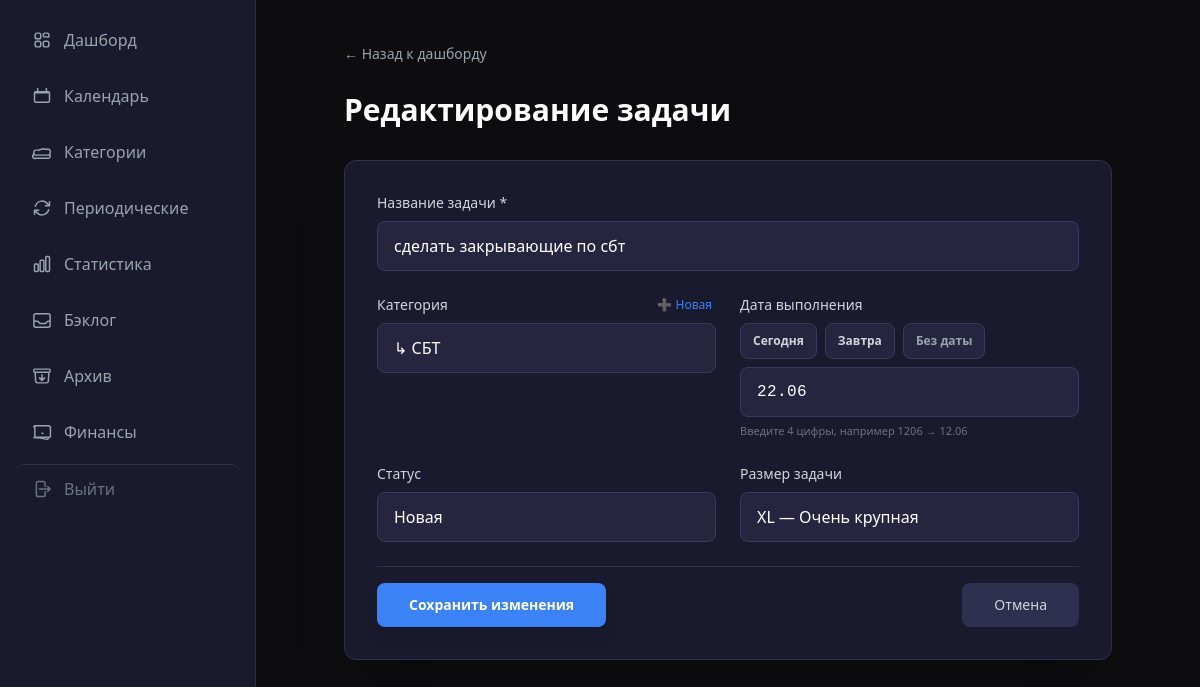
Page /tasks/443/edit on the committed database.
### app/models/task.py (models this page shows)
class Task(Base):
    __tablename__ = "tasks"
    id = Column(Integer, primary_key=True, index=True)
    title = Column(String(500), nullable=False)
    description = Column(String, default="")
    category_id = Column(Integer, ForeignKey("categories.id"), nullable=True, index=True)
    status = Column(String(20), default="новая", index=True)  # новая/в_работе/выполнена/отложена
    priority = Column(String(20), default="средний")  # низкий/средний/высокий
    due_date = Column(Date, nullable=True, index=True)
    due_time = Column(Time, nullable=True) # Время встречи
    created_at = Column(DateTime(timezone=True), server_default=func.now())
    completed_at = Column(DateTime(timezone=True), nullable=True)
    source = Column(String(20), default="web")  # telegram/web/screenshot
    parent_task_id = Column(Integer, ForeignKey("tasks.id"), nullable=True, index=True)
    is_archived = Column(Boolean, default=False, index=True)
    item_kind = Column(String(20), default="task", nullable=False, index=True)  # task
    sort_order = Column(Integer, default=0)
    needs_review = Column(Boolean, default=False)
    message_hash = Column(String(64), nullable=True)
    postpones = Column(Integer, default=0)
    chronic_task = Column(Boolean, default=False, index=True)
    chronic_reviewed = Column(Boolean, default=False)
    tags = Column(String(500), nullable=True) # Теги проекта или контекста (#Антон, #Сбер)
    size = Column(String(4), nullable=True)   # L / XL — крупные задачи (NULL = обычная)
    impact_notes = Column(Text, nullable=True) # Заметки о результате/влиянии
    is_milestone = Column(Boolean, default=False, index=True) # Флаг важного достижения
    estimated_minutes = Column(Integer, nullable=True)
    actual_minutes = Column(Integer, nullable=True)
    category = relationship("Category", back_populates="tasks")
    subtasks = relationship("Task", backref="parent_task", remote_side=[id], lazy="select")

### app/models/category.py (models this page shows)
class Category(Base):
    __tablename__ = "categories"
    id = Column(Integer, primary_key=True, index=True)
    name = Column(String(100), nullable=False, index=True)
    is_global = Column(Boolean, default=False, index=True)
    parent_id = Column(Integer, ForeignKey("categories.id"), nullable=True)
    type = Column(String(20), default="task", index=True)  # task / finance
    created_at = Column(DateTime(timezone=True), server_default=func.now())
    children = relationship("Category", backref="parent", remote_side=[id], lazy="select")
    tasks = relationship("Task", back_populates="category", lazy="select")

### app/web/routes/tasks.py (the view)
@router.get("/tasks/{task_id}/edit", response_class=HTMLResponse)
async def task_edit_page(request: Request, task_id: int):
    async with async_session() as db:
        result = await db.execute(select(Task).where(Task.id == task_id))
        task = result.scalar_one_or_none()
        if not task:
            raise HTTPException(status_code=404, detail="Задача не найдена")
        categories = await get_categories_list()
    return templates.TemplateResponse(request, "task_form.html", {
        "request": request,
        "categories": categories,
        "task": task,
        "today": date.today(),
    })

### app/web/templates/task_form.html (shortened to what this page needs)
{% extends "base.html" %}
{% block content %}
<div class="max-w-3xl mx-auto">
    <div class="mb-5 sm:mb-8">
        <a href="/" class="inline-flex items-center min-h-[44px] text-sm text-gray-400 hover:text-white transition-colors -ml-1 px-1">
            ← Назад к дашборду
        </a>
        <h1 class="text-2xl sm:text-3xl font-bold text-white mt-1 sm:mt-4">
            {% if task %}Редактирование задачи{% else %}Новая задача{% endif %}
        </h1>
    </div>
    <div class="bg-dark-800 rounded-xl border border-dark-600 shadow-2xl">
        {% if task %}
        <form method="post" action="/tasks/web/{{ task.id }}/edit" data-no-date-auto-submit class="space-y-4 sm:space-y-6 p-4 sm:p-6 lg:p-8">
        {% else %}
        <form method="post" action="/tasks/web/create" data-no-date-auto-submit class="space-y-4 sm:space-y-6 p-4 sm:p-6 lg:p-8">
        {% endif %}
            <div>
                <label for="title" class="block text-sm font-medium text-gray-300 mb-2">
                    Название задачи *
                </label>
                <input type="text" id="title" name="title" required
                       value="{{ task.title if task else '' }}"
                       class="w-full px-4 py-3 bg-dark-700 border border-dark-500 rounded-lg text-white text-base
                              placeholder-gray-500 focus:outline-none focus:border-accent"
                       placeholder="Например: Позвонить клиенту">
            </div>
            <div class="grid grid-cols-1 md:grid-cols-2 gap-4 sm:gap-6">
                <div x-data="{ showCreate: false, newName: '', newParent: '' }">
                    <div class="flex items-center justify-between gap-2 mb-2">
                        <label for="category_id" class="block text-sm font-medium text-gray-300">
                            Категория
                        </label>
                        <button type="button"
                                @click="showCreate = !showCreate"
                                class="shrink-0 text-xs text-accent hover:text-blue-400 transition-colors flex items-center gap-1 min-h-[44px] sm:min-h-0 px-1">
                            <span x-text="showCreate ? '✕ Отмена' : '➕ Новая'"></span>
                        </button>
                    </div>
                    <select id="category_id" name="category_id"
                            x-show="!showCreate"
                            class="w-full px-4 py-3 bg-dark-700 border border-dark-500 rounded-lg text-white text-base
                                   focus:outline-none focus:border-accent appearance-none">
                        {% for cat in categories %}
                            {% if cat.is_global %}
                            <optgroup label="{{ cat.name }}">
                                {% for subcat in categories %}
                                    {% if subcat.parent_id == cat.id %}
                                    <option value="{{ subcat.id }}" {% if task and task.category_id == subcat.id %}selected{% endif %}>
                                        ↳ {{ subcat.name }}
                                    </option>
                                    {% endif %}
                                {% endfor %}
                            </optgroup>
                            {% endif %}
                        {% endfor %}
                    </select>
                </div>
                <div>
                    <label for="due_date" class="block text-sm font-medium text-gray-300 mb-2">
                        Дата выполнения
                    </label>
                    <div class="flex flex-wrap gap-2 mb-2">
                        <button type="button" data-date-chip="today"
                                class="date-chip px-3 py-1.5 text-xs font-bold rounded-lg border border-dark-500 bg-dark-700 text-gray-300 hover:border-accent hover:text-accent transition-colors min-h-[36px]">
                            Сегодня
                        </button>
                        <button type="button" data-date-chip="tomorrow"
                                class="date-chip px-3 py-1.5 text-xs font-bold rounded-lg border border-dark-500 bg-dark-700 text-gray-300 hover:border-accent hover:text-accent transition-colors min-h-[36px]">
                            Завтра
                        </button>
                        <button type="button" data-date-chip="clear"
                                class="date-chip px-3 py-1.5 text-xs font-bold rounded-lg border border-dark-500 bg-dark-700 text-gray-400 hover:border-gray-400 transition-colors min-h-[36px]">
                            Без даты
                        </button>
                    </div>
                    <input type="text" id="due_date" name="due_date"
                           inputmode="numeric"
                           autocomplete="off"
                           maxlength="5"
                           placeholder="ДД.ММ"
                           value="{% if task and task.due_date %}{{ task.due_date.strftime('%d.%m') }}{% elif not task %}{{ today.strftime('%d.%m') }}{% endif %}"
                           class="date-mask-ddmm w-full px-4 py-3 bg-dark-700 border border-dark-500 rounded-lg text-white text-base
                                  placeholder-gray-500 focus:outline-none focus:border-accent min-h-[48px] font-mono tracking-wide">
                    <p class="text-[11px] text-gray-500 mt-1.5">Введите 4 цифры, например 1206 → 12.06</p>
                </div>
            </div>
            <div class="grid grid-cols-1 md:grid-cols-2 gap-4 sm:gap-6">
                <div>
                    <label for="status" class="block text-sm font-medium text-gray-300 mb-2">
                        Статус
                    </label>
                    <select id="status" name="status"
                            class="w-full px-4 py-3 bg-dark-700 border border-dark-500 rounded-lg text-white text-base
                                   focus:outline-none focus:border-accent appearance-none min-h-[48px]">
                        <option value="новая" {% if task and task.status == 'новая' %}selected{% endif %}>Новая</option>
                    </select>
                </div>
                <div>
                    <label for="size" class="block text-sm font-medium text-gray-300 mb-2">
                        Размер задачи
                    </label>
                    <select id="size" name="size"
                            class="w-full px-4 py-3 bg-dark-700 border border-dark-500 rounded-lg text-white text-base
                                   focus:outline-none focus:border-accent appearance-none min-h-[48px]">
                        <option value="XL" {% if task and task.size == 'XL' %}selected{% endif %}>XL — Очень крупная</option>
                    </select>
                </div>
            </div>
            <div class="flex flex-col gap-3 sm:flex-row sm:justify-between sm:items-center pt-4 border-t border-dark-600 mt-2">
                <button type="submit"
                        class="w-full sm:w-auto px-6 py-3.5 sm:px-8 sm:py-3 bg-accent hover:bg-blue-600 active:scale-[0.98] text-white font-bold rounded-xl sm:rounded-lg transition-all shadow-lg hover:shadow-accent/20 text-base sm:text-sm order-1 sm:order-none">
                    {% if task %}Сохранить изменения{% else %}Создать задачу{% endif %}
                </button>
                <a href="/"
                   class="w-full sm:w-auto px-6 py-3.5 sm:px-8 sm:py-3 bg-dark-600 hover:bg-dark-500 active:scale-[0.98] text-gray-300 font-medium rounded-xl sm:rounded-lg transition-colors text-center text-base sm:text-sm order-2 sm:order-none">
                    Отмена
                </a>
            </div>
        </form>
    </div>
</div>
{% endblock %}

### app/web/static/css/style.css (style rules this page uses)
input[type="text"], input[type="date"], input[type="time"], textarea, select { transition: border-color 0.2s ease, box-shadow 0.2s ease; }

### rows in the picture
Task: title "сделать закрывающие по сбт", category_id "↳ СБТ", due_date "22.06", status "Новая", size "XL — Очень крупная"
